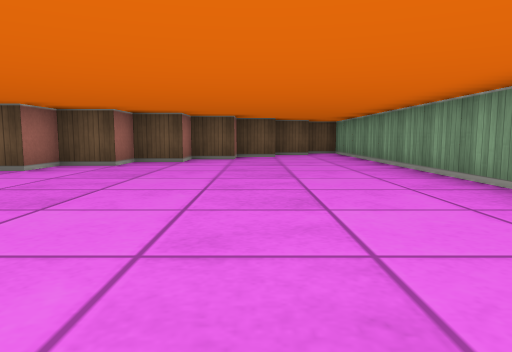
view 1 (above)

13 first-person views from a walk through a cub3D ray-caster map. The camera is about half as high as the walls, tilts 6° down and sees 70° across. The floor is counted in squares. Each view is taken from the middle of a square. On the plan, view 1 faces up. The plan holds only what a view shows up to about 9 squares ahead; the rest is blank.

view 2
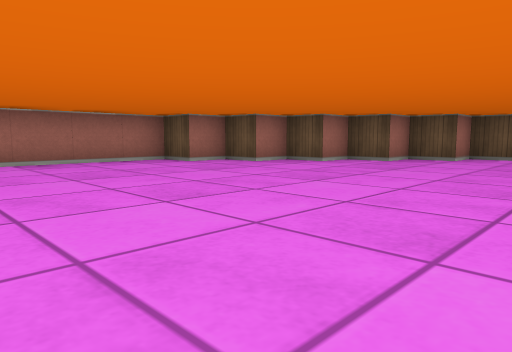

view 3
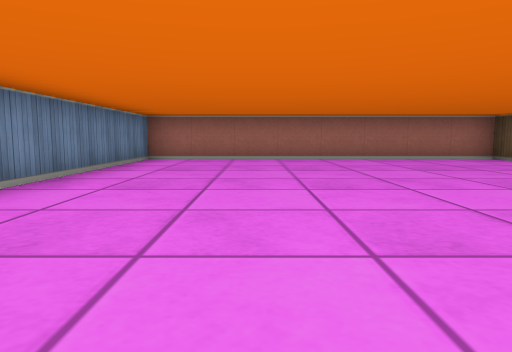

view 4
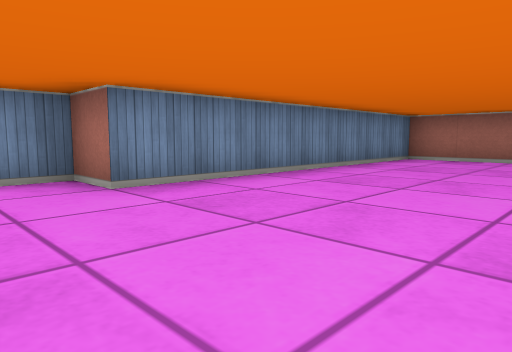

view 5
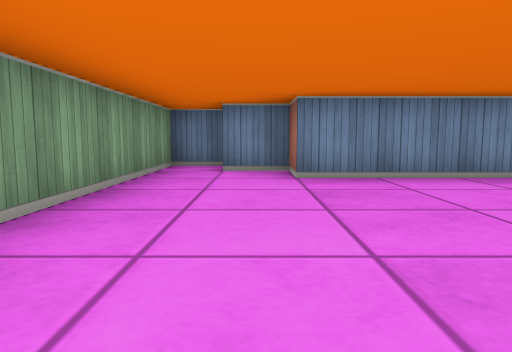

view 6
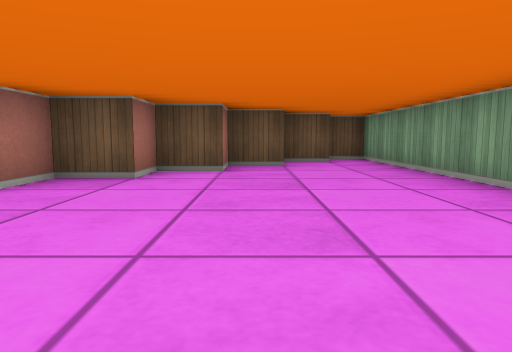

view 7
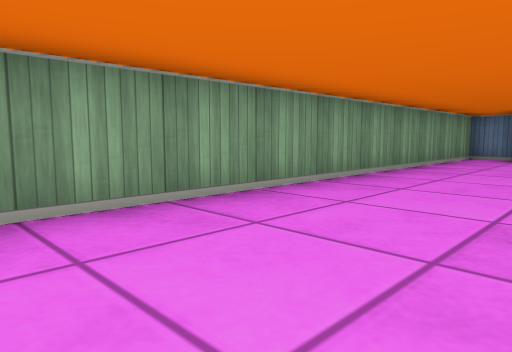

view 8
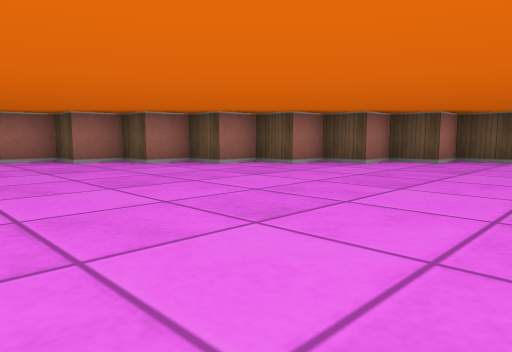

view 9
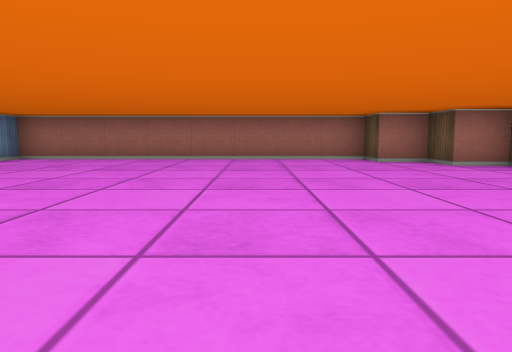

view 10
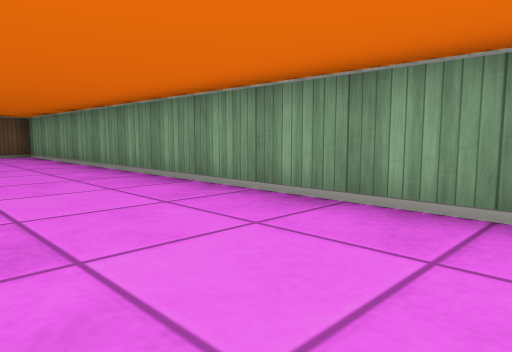

view 11
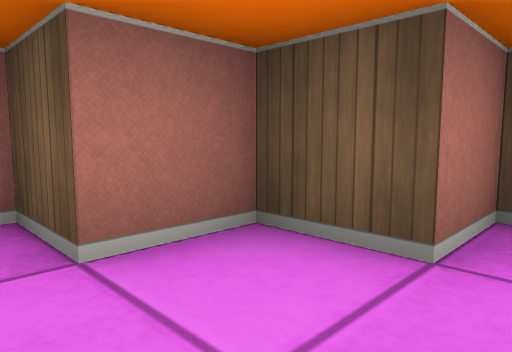

view 12
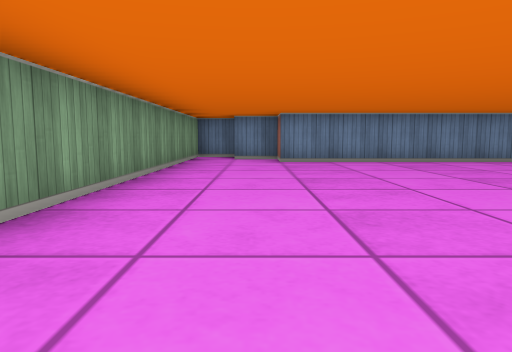

view 13
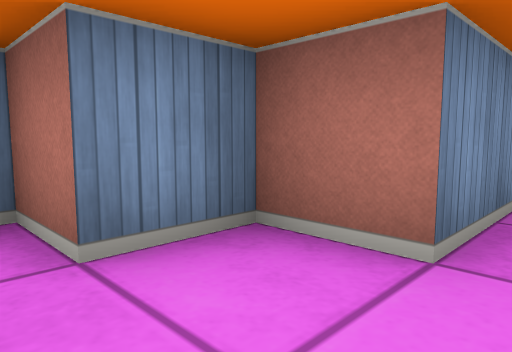

### Floor plan
Points are (right, up) in squares from view 1. A wall is a line through its corners. A room is listed if a view was taken in it or the views show most of it. See-through windows are left out.
Room 1 (views 1, 2, 3, 4, 5, 6, 7, 8, 9, 10, 11, 12, 13)
walls: (-4.5, 4.5) (-5.5, 4.5) (-5.5, 3.5) (-6.5, 3.5) (-6.5, -4.5) (0.5, -4.5) (0.5, -5.5) (1.5, -5.5) (1.5, -6.5) (2.5, -6.5) (2.5, 11.5) (1.5, 11.5) (1.5, 10.5) (0.5, 10.5) (0.5, 9.5) (-0.5, 9.5) (-0.5, 8.5) (-1.5, 8.5) (-1.5, 7.5) (-2.5, 7.5) (-2.5, 6.5) (-3.5, 6.5) (-3.5, 5.5) (-4.5, 5.5) (-4.5, 4.5)

Positions as (right, up) in squares from view 1, and headings:
1: (0, 0), facing up
2: (1, -1), facing up-left
3: (2, -2), facing left
4: (2, -1), facing down-left
5: (1, 0), facing down
6: (0, 3), facing up
7: (0, 3), facing down-right
8: (2, 1), facing up-left
9: (2, 1), facing left
10: (0, 1), facing up-right
11: (2, 9), facing up-left
12: (1, 3), facing down
13: (2, -4), facing down-left
